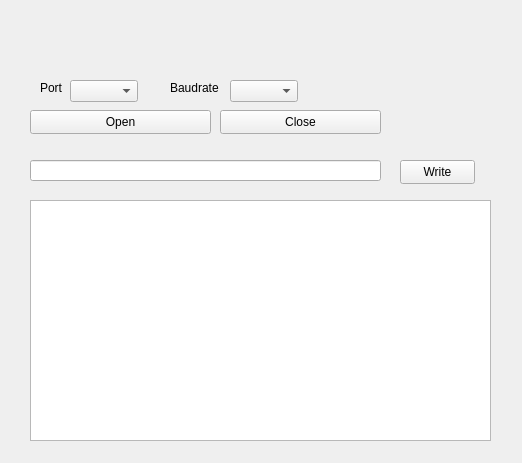
<?xml version="1.0" encoding="UTF-8"?>
<ui version="4.0">
 <class>Form</class>
 <widget class="QWidget" name="Form">
  <property name="geometry">
   <rect>
    <x>0</x>
    <y>0</y>
    <width>522</width>
    <height>463</height>
   </rect>
  </property>
  <property name="windowTitle">
   <string>Form</string>
  </property>
  <widget class="QComboBox" name="comboBox">
   <property name="geometry">
    <rect>
     <x>70</x>
     <y>80</y>
     <width>68</width>
     <height>22</height>
    </rect>
   </property>
  </widget>
  <widget class="QComboBox" name="comboBox_2">
   <property name="geometry">
    <rect>
     <x>230</x>
     <y>80</y>
     <width>68</width>
     <height>22</height>
    </rect>
   </property>
  </widget>
  <widget class="QLabel" name="label">
   <property name="geometry">
    <rect>
     <x>40</x>
     <y>80</y>
     <width>31</width>
     <height>16</height>
    </rect>
   </property>
   <property name="text">
    <string>Port</string>
   </property>
  </widget>
  <widget class="QLabel" name="label_2">
   <property name="geometry">
    <rect>
     <x>170</x>
     <y>80</y>
     <width>50</width>
     <height>16</height>
    </rect>
   </property>
   <property name="text">
    <string>Baudrate</string>
   </property>
  </widget>
  <widget class="QPushButton" name="pushButton">
   <property name="geometry">
    <rect>
     <x>30</x>
     <y>110</y>
     <width>181</width>
     <height>24</height>
    </rect>
   </property>
   <property name="text">
    <string>Open</string>
   </property>
  </widget>
  <widget class="QPushButton" name="pushButton_2">
   <property name="geometry">
    <rect>
     <x>220</x>
     <y>110</y>
     <width>161</width>
     <height>24</height>
    </rect>
   </property>
   <property name="text">
    <string>Close</string>
   </property>
  </widget>
  <widget class="QPushButton" name="pushButton_3">
   <property name="geometry">
    <rect>
     <x>400</x>
     <y>160</y>
     <width>75</width>
     <height>24</height>
    </rect>
   </property>
   <property name="text">
    <string>Write</string>
   </property>
  </widget>
  <widget class="QLineEdit" name="lineEdit">
   <property name="geometry">
    <rect>
     <x>30</x>
     <y>160</y>
     <width>351</width>
     <height>21</height>
    </rect>
   </property>
  </widget>
  <widget class="QPlainTextEdit" name="plainTextEdit">
   <property name="geometry">
    <rect>
     <x>30</x>
     <y>200</y>
     <width>461</width>
     <height>241</height>
    </rect>
   </property>
  </widget>
 </widget>
 <resources/>
 <connections>
  <connection>
   <sender>pushButton</sender>
   <signal>clicked()</signal>
   <receiver>Form</receiver>
   <slot>port_open()</slot>
   <hints>
    <hint type="sourcelabel">
     <x>115</x>
     <y>123</y>
    </hint>
    <hint type="destinationlabel">
     <x>42</x>
     <y>51</y>
    </hint>
   </hints>
  </connection>
  <connection>
   <sender>pushButton_2</sender>
   <signal>clicked()</signal>
   <receiver>Form</receiver>
   <slot>port_close()</slot>
   <hints>
    <hint type="sourcelabel">
     <x>355</x>
     <y>119</y>
    </hint>
    <hint type="destinationlabel">
     <x>371</x>
     <y>165</y>
    </hint>
   </hints>
  </connection>
  <connection>
   <sender>pushButton_3</sender>
   <signal>clicked()</signal>
   <receiver>Form</receiver>
   <slot>serial_write()</slot>
   <hints>
    <hint type="sourcelabel">
     <x>427</x>
     <y>175</y>
    </hint>
    <hint type="destinationlabel">
     <x>363</x>
     <y>231</y>
    </hint>
   </hints>
  </connection>
 </connections>
 <slots>
  <slot>port_open()</slot>
  <slot>port_close()</slot>
  <slot>serial_write()</slot>
 </slots>
</ui>
